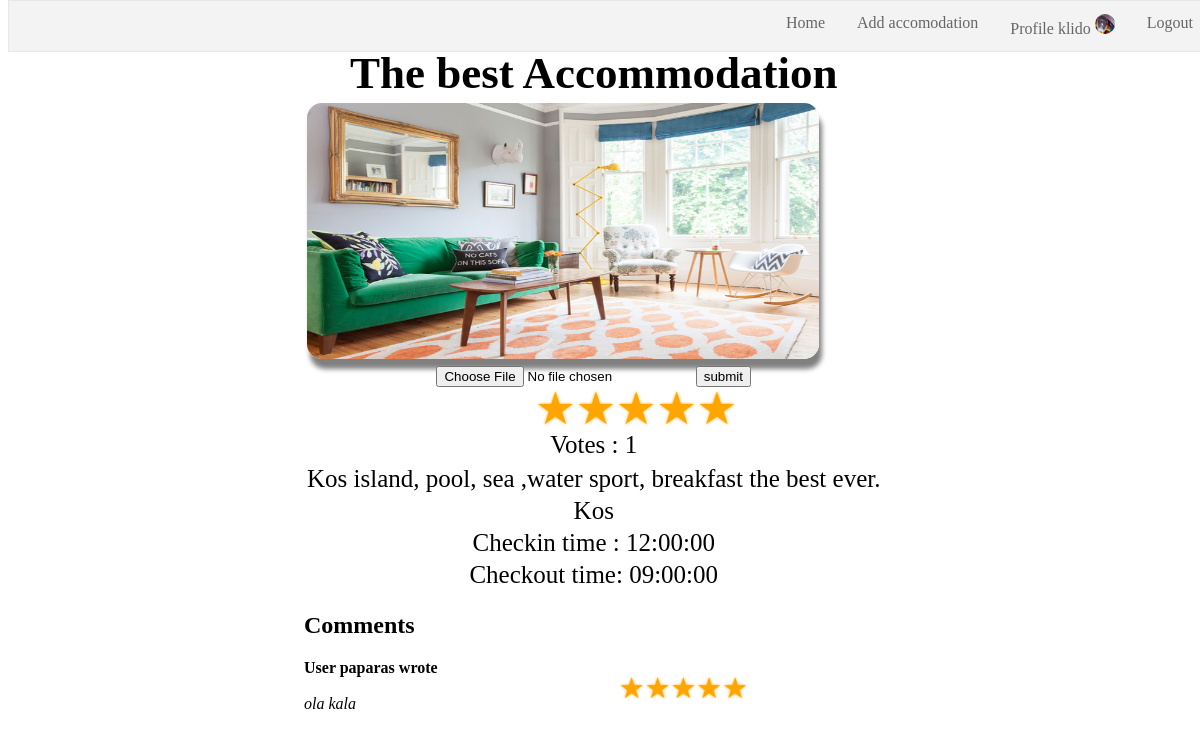
The page /accommodation.php?id=23 (signed in) on the database its author committed.
### tables this page shows
CREATE TABLE `accommodations` (
  `accom_id` int(11) NOT NULL,
  `title` varchar(50) NOT NULL,
  `location` varchar(25) NOT NULL,
  `description` text,
  `rating` float DEFAULT '0',
  `votes` int(11) DEFAULT '0',
  `checkin` time NOT NULL,
  `checkout` time NOT NULL,
  `path_to_image` varchar(100) NOT NULL DEFAULT 'pictures\\accommodations\\not_available.jpg',
  `user_id` int(11) NOT NULL
);

CREATE TABLE `users` (
  `user_id` int(11) NOT NULL,
  `username` varchar(16) NOT NULL,
  `password` varchar(60) NOT NULL,
  `firstname` varchar(25) NOT NULL,
  `lastname` varchar(25) NOT NULL,
  `path_to_avatar` varchar(100) NOT NULL DEFAULT 'pictures\\avatars\\generic-avatar.png',
  `email` varchar(50) NOT NULL
);

CREATE TABLE `ratings` (
  `rent_id` int(11) NOT NULL,
  `rating` enum('1','2','3','4','5') NOT NULL,
  `comment` text NOT NULL
);

### classes/Config.php (called while the page is built)
<?php
class Config{
  public static function get($path = null){
    if($path){
      $config = $GLOBALS['config'];
      $path = explode('/',$path);
      foreach($path as $bit){
        if(isset($config[$bit]))
          $config = $config[$bit];
      }
      return $config;
    }
    return false;
  }
}
?>

### classes/Database.php (called while the page is built, shortened)
<?php
class Database {
  private static $_instance = null;
  private $_dbc,
          $_query,
          $_error=false,
          $_results,
          $_count=0;
  private function __construct() {
    $this->_dbc  = new mysqli(Config::get('mysql/host'),
                        Config::get('mysql/username'),
                        Config::get('mysql/password'),
                        Config::get('mysql/db'));
  }
  public static function getInstance() {
    if(!isset(self::$_instance)){
      self::$_instance = new Database();
    }
    return self::$_instance;
  }
  public function query($sql,$type='',$params = array()) {
    $this->_error = false;
    if($this->_query = $this->_dbc->prepare($sql)) {
      if(count($params)){
        call_user_func_array(array($this->_query, "bind_param"),array_merge(array($type), $params));
      }
      if($this->_query->execute()) {
          $this->_results = $this->_query->get_result() ?? NULL;
          $this->_count  = $this->_results->num_rows ?? NULL;
      }else{
        $this->_error = true;
      }
    }
  }
  public function getFirst() {
    if($this->_count>0)
      return $this->_results->fetch_array(MYSQLI_ASSOC);
  }
  public function getResultArray() {
    if($this->_count>0)
      return $this->_results->fetch_all(MYSQLI_ASSOC);
  }
  public function error() {
    return $this->_error;
  }
}
?>

### functions/sanitize.php (called while the page is built)
<?php
function escape($string){
    return htmlentities($string,ENT_QUOTES,'UTF-8');
}
?>

### classes/Accommodation.php (called while the page is built, shortened)
<?php
class Accommodation {
  private $_db;
  public function __construct() {
    $this->_db = Database::getInstance();
  }
  function getAccomById($id) {
    $this->_db->query('select * from accommodations where accom_id = ?','d',array(&$id));
    if($this->_db->error()) {
      echo $this->_db->getErrorDescr();
    }else{
      return $this->_db->getFirst();
    }
  }
  function getRatingsById($accom_id){
    $this->_db->query(" SELECT users.username as user ,ratings.rating as rating,ratings.comment as comment
                        FROM accommodations,bookings,ratings,users
                        WHERE accommodations.accom_id= ?
                        AND   users.user_id     = bookings.user_id
                        AND   bookings.accom_id = accommodations.accom_id
                        AND   bookings.rent_id  = ratings.rent_id
                        AND   ratings.comment <>''",
                          'i',array(&$accom_id));
    if($this->_db->error()) {
      echo $this->_db->getErrorDescr();
    }else{
      return $this->_db->getResultArray();
    }
  }
}
?>

### accommodation.php (the view, shortened to what this page needs)
<?php
$userOwnsAccom = false;
if(isset($_GET['id'])){
  $accom = new Accommodation();
  $accom_id = escape($_GET['id']);
  $data = $accom->getAccomById($accom_id);
  if(isset($_SESSION['user'])){
    if($_SESSION['user_id'] == $data['user_id']){
      $userOwnsAccom = true;
    }
  }
}else{
  header('location:home.php');
}
?>
<!DOCTYPE html>
<html lang="el">
<head>
	<link href="css/navigation.css" rel="stylesheet" type="text/css">
  <link href="css/accommodation.css" rel="stylesheet" type="text/css">
</head>
<body>
  <?php include('navigation.php');?>
  <div class="main_div">
		<div class="content">
<?php
      $upload_form='';
      if($userOwnsAccom){
        $upload_form =
        '<form enctype="multipart/form-data" id="upload_form" method="POST">
            <input type="file" name="image" id="file_input">
            <button type="submit">submit</button>
         </form>';
      }
      $comment_section = '<div id="comment_section"><h2>Comments</h2>';
      $accom = new Accommodation();
      $comments = $accom->getRatingsById($data['accom_id']);
      if(!empty($comments)){
        foreach($comments as $i => $rating){
          $user_rating = round($rating['rating']);
          $user_stars ='';
          for($i=5;$i>=1;$i--){
            if($user_rating==$i){
              $user_stars.='<a class="registered"></a>';
            }else{
              $user_stars.='<a></a>';
            }
          }
          $comment_section.="<div><b>User {$rating['user']} wrote</b></br><div class='stars'>{$user_stars}</div></br><i>{$rating['comment']}</i></div></br>";
        }
      }
      $comment_section.='</div>';
      $rating = round($data['rating']);
      $stars ='';
      for($i=5;$i>=1;$i--){
        if($rating==$i){
          $stars.='<a class="registered"></a>';
        }else{
          $stars.='<a></a>';
        }
      }
      $str = <<< EOR
      <table>
        <tr>
          <th>{$data['title']}</th>
        </tr>
        <tr>
          <td>
            <img class='accom_img' src="{$data['path_to_image']}" alt="Avatar" width='256' heght='256'>
            {$upload_form}
          </td>
        </tr>
        <tr>
          <td><div class='stars'>{$stars}</div></td>
        </tr>
        <tr>
          <td>Votes : {$data['votes']} </td>
        <tr>
        <tr>
          <td>{$data['description']}</td>
        </tr>
        <tr>
          <td>{$data['location']}</td>
        </tr>
        <tr>
          <td>Checkin time : {$data['checkin']}</td>
        </tr>
        <tr>
          <td>Checkout time: {$data['checkout']}</td>
        </tr>
      </table>
EOR;
      echo $str;
      echo $comment_section;
?>
    </div>
  </div>
</body>
</html>

### css/accommodation.css (style rules this page uses)
.content { display:block; margin:auto; width:50%; }
html { height:1200px; }
.content img { border-radius: 15px; box-shadow:3px 10px 5px grey; display: block; max-width:512px; max-height:256px; min-width:512px; min-height:256px; width: auto; height: auto; }
table td { text-align:center; font-size:25px; }
table th { text-align:center; font-size:45px; }
.stars a::after { content: "\2605"; }
.stars { margin:auto; width:50%; }
.stars a { float:right; font-size:180%; line-height:.8; text-shadow: 0 0 3px gray; color:#eee; }
.stars a.registered, .stars a.registered ~ a { color:orange; text-shadow: 0 0 3px; }

### rows shown on the page
accommodations: title "The best Accommodation", path_to_image (picture), rating 5 (drawn), votes "1", description "Kos island, pool, sea ,water sport, breakfast the best ever.", location "Kos", checkin "12:00:00", checkout "09:00:00"
users: username "paparas", ratings.comment "ola kala"

### other values the page prints
$_SESSION['user'] "klido"
